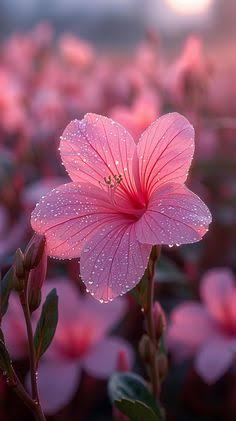
#> input picture lab practicals/exp 5/input.jpg, 236 x 421 px
$ python Ex05.py
#> lines starting #> are read from the running program, lines starting #| are printed output that depends on the picture
import cv2
import matplotlib.pyplot as plt

# Read the image
image = cv2.imread("input.jpg")
#> image is the input picture: shape (421, 236, 3); mean B, G, R 102.2, 78, 132.4

# Calculate histogram for Blue, Green and Red channels
colors = ('b', 'g', 'r')

for i, color in enumerate(colors):
    hist = cv2.calcHist([image], [i], None, [256], [0, 256])
    plt.plot(hist, color=color)

# Set graph details
plt.xlim([0, 256])
plt.title("Color Histogram")
plt.xlabel("Pixel Intensity")
plt.ylabel("Frequency")

# Save the histogram
plt.savefig("color_histogram.png")
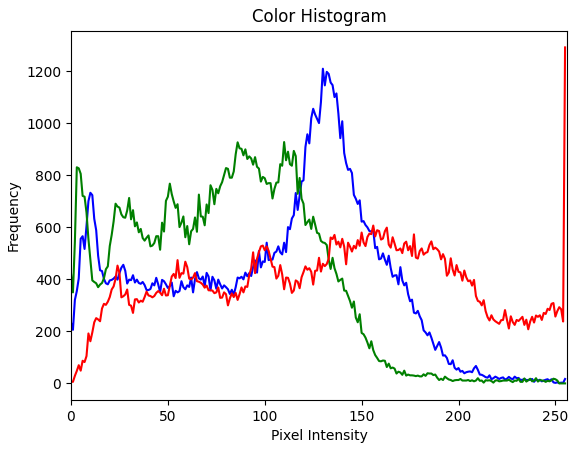
#> figure drawn by matplotlib, 1 panel; curve peaks at x = 130, y = 1210; curve peaks at x = 110, y = 928; curve peaks at x = 255, y = 1292

# Display the histogram
plt.show()
